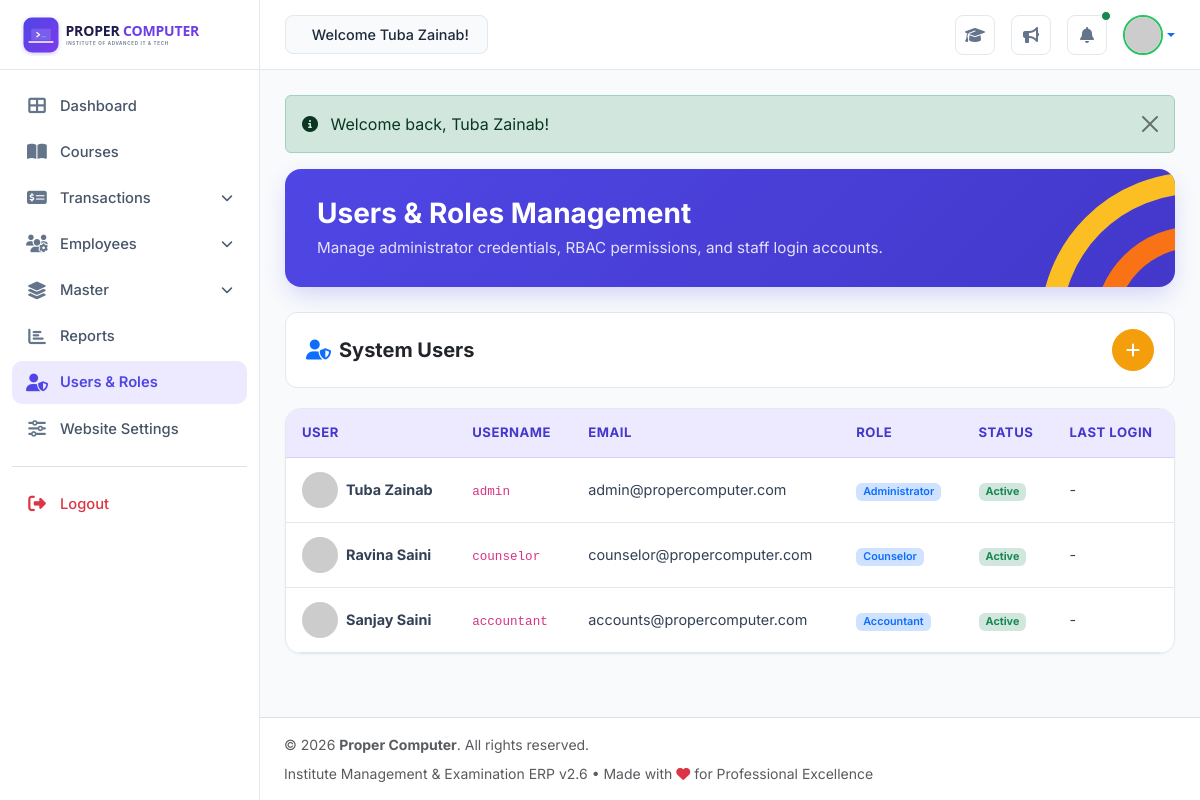
The page /admin/users.php (signed in) on the database its author committed.
### tables this page shows
CREATE TABLE `users` (
  `id` INT AUTO_INCREMENT PRIMARY KEY,
  `username` VARCHAR(60) NOT NULL UNIQUE,
  `email` VARCHAR(100) NOT NULL UNIQUE,
  `password_hash` VARCHAR(255) NOT NULL,
  `full_name` VARCHAR(100) NOT NULL,
  `phone` VARCHAR(20) NULL,
  `role_id` INT NOT NULL,
  `avatar` VARCHAR(255) DEFAULT 'default-avatar.png',
  `status` ENUM('active', 'inactive') DEFAULT 'active',
  `last_login` DATETIME NULL,
  `created_at` DATETIME DEFAULT CURRENT_TIMESTAMP,
  FOREIGN KEY (`role_id`) REFERENCES `roles` (`id`)
);

CREATE TABLE `roles` (
  `id` INT AUTO_INCREMENT PRIMARY KEY,
  `name` VARCHAR(50) NOT NULL,
  `description` VARCHAR(255) NULL,
  `created_at` DATETIME DEFAULT CURRENT_TIMESTAMP
);

### admin/users.php (the view, shortened to what this page needs)
<?php
require_once __DIR__ . '/../config/helpers.php';
$pdo = getDBConnection();
$users = $pdo->query("SELECT u.*, r.name as role_name
                      FROM users u
                      JOIN roles r ON u.role_id = r.id
                      ORDER BY u.id ASC")->fetchAll();
require_once __DIR__ . '/../includes/admin_header.php';
?>
<div class="admin-header-banner">
    <svg class="banner-arcs" viewBox="0 0 100 100">
        <circle class="arc-1" cx="100" cy="100" r="80" />
        <circle class="arc-2" cx="100" cy="100" r="50" />
    </svg>
    <h2>Users &amp; Roles Management</h2>
    <p>Manage administrator credentials, RBAC permissions, and staff login accounts.</p>
</div>
<div class="filter-toolbar d-flex justify-content-between align-items-center flex-wrap gap-2">
    <h5 class="fw-bold text-dark mb-0"><i class="fas fa-user-shield text-primary me-2"></i>System Users</h5>
    <button type="button" class="btn btn-add-amber" data-bs-toggle="modal" data-bs-target="#addUserModal" title="Add System User">
        <i class="fas fa-plus"></i>
    </button>
</div>
<div class="admin-card-table">
    <div class="table-responsive">
        <table class="table admin-table">
            <thead>
                <tr>
                    <th>USER</th>
                    <th>USERNAME</th>
                    <th>EMAIL</th>
                    <th>ROLE</th>
                    <th>STATUS</th>
                    <th>LAST LOGIN</th>
                </tr>
            </thead>
            <tbody>
                <?php foreach ($users as $u): ?>
                    <tr>
                        <td>
                            <div class="d-flex align-items-center gap-2">
                                <img src="https://ui-avatars.com/api/?name=<?= urlencode($u['full_name']) ?>&background=4f46e5&color=fff&size=40" class="rounded-circle" style="width:36px; height:36px;">
                                <strong><?= e($u['full_name']) ?></strong>
                            </div>
                        </td>
                        <td><code><?= e($u['username']) ?></code></td>
                        <td><?= e($u['email']) ?></td>
                        <td><span class="badge bg-primary-subtle text-primary fw-semibold"><?= e($u['role_name']) ?></span></td>
                        <td><span class="badge bg-success-subtle text-success"><?= ucfirst(e($u['status'])) ?></span></td>
                        <td><?= format_date($u['last_login'], 'd M Y, h:i A') ?></td>
                    </tr>
                <?php endforeach; ?>
            </tbody>
        </table>
    </div>
</div>
<?php require_once __DIR__ . '/../includes/admin_footer.php'; ?>

### includes/admin_header.php (shortened to what this page needs)
<?php
require_once __DIR__ . '/../config/helpers.php';
$user = current_user();
?>
<!DOCTYPE html>
<html lang="en">
<head>
    <link href="https://cdn.jsdelivr.net/npm/bootstrap@5.3.3/dist/css/bootstrap.min.css" rel="stylesheet">
    <link rel="stylesheet" href="https://cdnjs.cloudflare.com/ajax/libs/font-awesome/6.5.1/css/all.min.css">
    <link rel="stylesheet" href="<?= ASSETS_URL ?>/css/admin.css">
    <link rel="stylesheet" href="<?= ASSETS_URL ?>/css/print.css" media="print">
</head>
<body class="admin-body">
<div class="admin-wrapper">
    <?php require_once __DIR__ . '/admin_sidebar.php'; ?>
    <div class="admin-main">
        <header class="admin-topbar">
            <div class="d-flex align-items-center gap-3">
                <div class="topbar-welcome">
                    <i class="fas fa-hand-wave text-warning me-1"></i> Welcome <?= e($user['full_name']) ?>!
                </div>
            </div>
            <div class="topbar-actions">
                <a href="<?= BASE_URL ?>/index.php" target="_blank" class="topbar-btn text-decoration-none" title="View Public Website">
                    <i class="fas fa-graduation-cap"></i>
                </a>
                <a href="<?= ADMIN_URL ?>/notices.php" class="topbar-btn text-decoration-none" title="Institute Notices">
                    <i class="fas fa-bullhorn"></i>
                </a>
                <div class="dropdown">
                    <button class="topbar-btn position-relative" type="button" data-bs-toggle="dropdown" aria-expanded="false">
                        <i class="fas fa-bell"></i>
                        <span class="position-absolute top-0 start-100 translate-middle p-1 bg-success border border-light rounded-circle"></span>
                    </button>
                </div>
                <div class="dropdown">
                    <a href="#" class="d-flex align-items-center text-decoration-none dropdown-toggle" data-bs-toggle="dropdown">
                        <img src="https://ui-avatars.com/api/?name=<?= urlencode($user['full_name']) ?>&background=4f46e5&color=fff&rounded=true" alt="<?= e($user['full_name']) ?>" class="topbar-avatar">
                    </a>
                </div>
            </div>
        </header>
        <main class="admin-content">

### assets/css/admin.css (style rules this page uses)
:root { --admin-bg: #f8fafc; --admin-sidebar-w: 260px; --admin-sidebar-collapsed-w: 80px; --admin-topbar-h: 70px; --admin-primary: #4f46e5; --admin-primary-dark: #3730a3; --admin-purple-grad: linear-gradient(135deg, #4f46e5 0%, #4338ca 100%); --admin-border: #e2e8f0; --admin-table-head: #ede9fe; --admin-table-head-text: #4338ca; --font-heading: 'Outfit', sans-serif; --font-body: 'Inter', sans-serif; }
body.admin-body { font-family: var(--font-body); background-color: var(--admin-bg); color: #334155; margin: 0; padding: 0; overflow-x: hidden; }
.admin-wrapper { display: flex; min-height: 100vh; }
.admin-main { margin-left: var(--admin-sidebar-w); flex-grow: 1; display: flex; flex-direction: column; min-width: 0; transition: margin-left 0.3s ease; }
.admin-topbar { height: var(--admin-topbar-h); background: #ffffff; border-bottom: 1px solid var(--admin-border); display: flex; align-items: center; justify-content: space-between; padding: 0 25px; position: sticky; top: 0; z-index: 1020; }
.topbar-welcome { background: #f8fafc; border: 1px solid var(--admin-border); padding: 8px 18px; border-radius: 8px; font-size: 0.9rem; font-weight: 500; color: #1e293b; }
.topbar-actions { display: flex; align-items: center; gap: 16px; }
.topbar-btn { width: 40px; height: 40px; border-radius: 8px; border: 1px solid var(--admin-border); background: #ffffff; color: #64748b; display: flex; align-items: center; justify-content: center; cursor: pointer; transition: all 0.2s; }
.topbar-avatar { width: 40px; height: 40px; border-radius: 50%; border: 2px solid #22c55e; object-fit: cover; }
.admin-content { padding: 25px; flex-grow: 1; }
.admin-header-banner { background: linear-gradient(135deg, #4f46e5 0%, #4338ca 100%); color: #ffffff; border-radius: 16px; padding: 28px 32px; position: relative; overflow: hidden; margin-bottom: 25px; box-shadow: 0 10px 25px -5px rgba(79, 70, 229, 0.25); }
.admin-header-banner h2 { color: #ffffff; font-size: 1.75rem; font-weight: 700; margin-bottom: 6px; }
.admin-header-banner p { color: rgba(255, 255, 255, 0.85); margin-bottom: 0; font-size: 0.95rem; }
.banner-arcs { position: absolute; right: -20px; bottom: -40px; width: 180px; height: 180px; pointer-events: none; }
.filter-toolbar { background: #ffffff; border: 1px solid var(--admin-border); border-radius: 12px; padding: 16px 20px; margin-bottom: 20px; }
.btn-add-amber { background-color: #f59e0b; border-color: #f59e0b; color: #ffffff; font-weight: 700; border-radius: 50%; width: 42px; height: 42px; display: inline-flex; align-items: center; justify-content: center; }
.admin-card-table { background: #ffffff; border: 1px solid var(--admin-border); border-radius: 16px; overflow: hidden; box-shadow: 0 1px 3px rgba(0, 0, 0, 0.04); margin-bottom: 25px; }
.admin-table { margin-bottom: 0; vertical-align: middle; }
.admin-table thead th { background-color: var(--admin-table-head); color: var(--admin-table-head-text); font-size: 0.82rem; font-weight: 700; letter-spacing: 0.04em; text-transform: uppercase; padding: 14px 16px; border-bottom: 1px solid rgba(79, 70, 229, 0.15); }
.admin-table tbody td { padding: 14px 16px; color: #334155; font-size: 0.9rem; border-bottom: 1px solid var(--admin-border); }

### rows shown on the page
users: full_name "Tuba Zainab", username "admin", email "admin@propercomputer.com", role.name "Administrator", status "Active", last_login "-"
users: full_name "Ravina Saini", username "counselor", email "counselor@propercomputer.com", role.name "Counselor", status "Active", last_login "-"
users: full_name "Sanjay Saini", username "accountant", email "accounts@propercomputer.com", role.name "Accountant", status "Active", last_login "-"

### other values the page prints
$message "Welcome back, Tuba Zainab!"
APP_NAME "Proper Computer"
